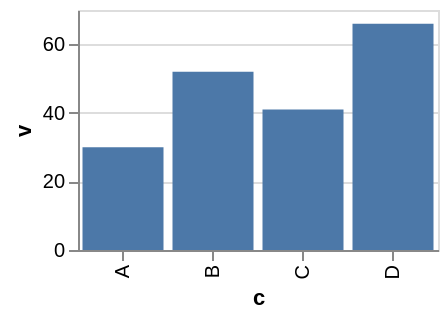

Source (Vega-Lite JSON):
### Vega-Lite specification from a JSON file in a GitHub repository (floating-point values rounded to 4 significant figures)
{"width": 180, "height": 120, "data": {"values": [{"c": "A", "v": 30, "lo": 10, "hi": 45, "g": "x", "o": 28, "cl": 34, "h": 40, "l": 8}, {"c": "B", "v": 52, "lo": 25, "hi": 60, "g": "x", "o": 34, "cl": 48, "h": 55, "l": 30}, {"c": "C", "v": 41, "lo": 18, "hi": 55, "g": "y", "o": 48, "cl": 40, "h": 50, "l": 36}, {"c": "D", "v": 66, "lo": 40, "hi": 80, "g": "y", "o": 40, "cl": 63, "h": 70, "l": 38}]}, "mark": "bar", "encoding": {"x": {"field": "c", "type": "nominal", "sort": null}, "y": {"field": "v", "type": "quantitative"}}}
